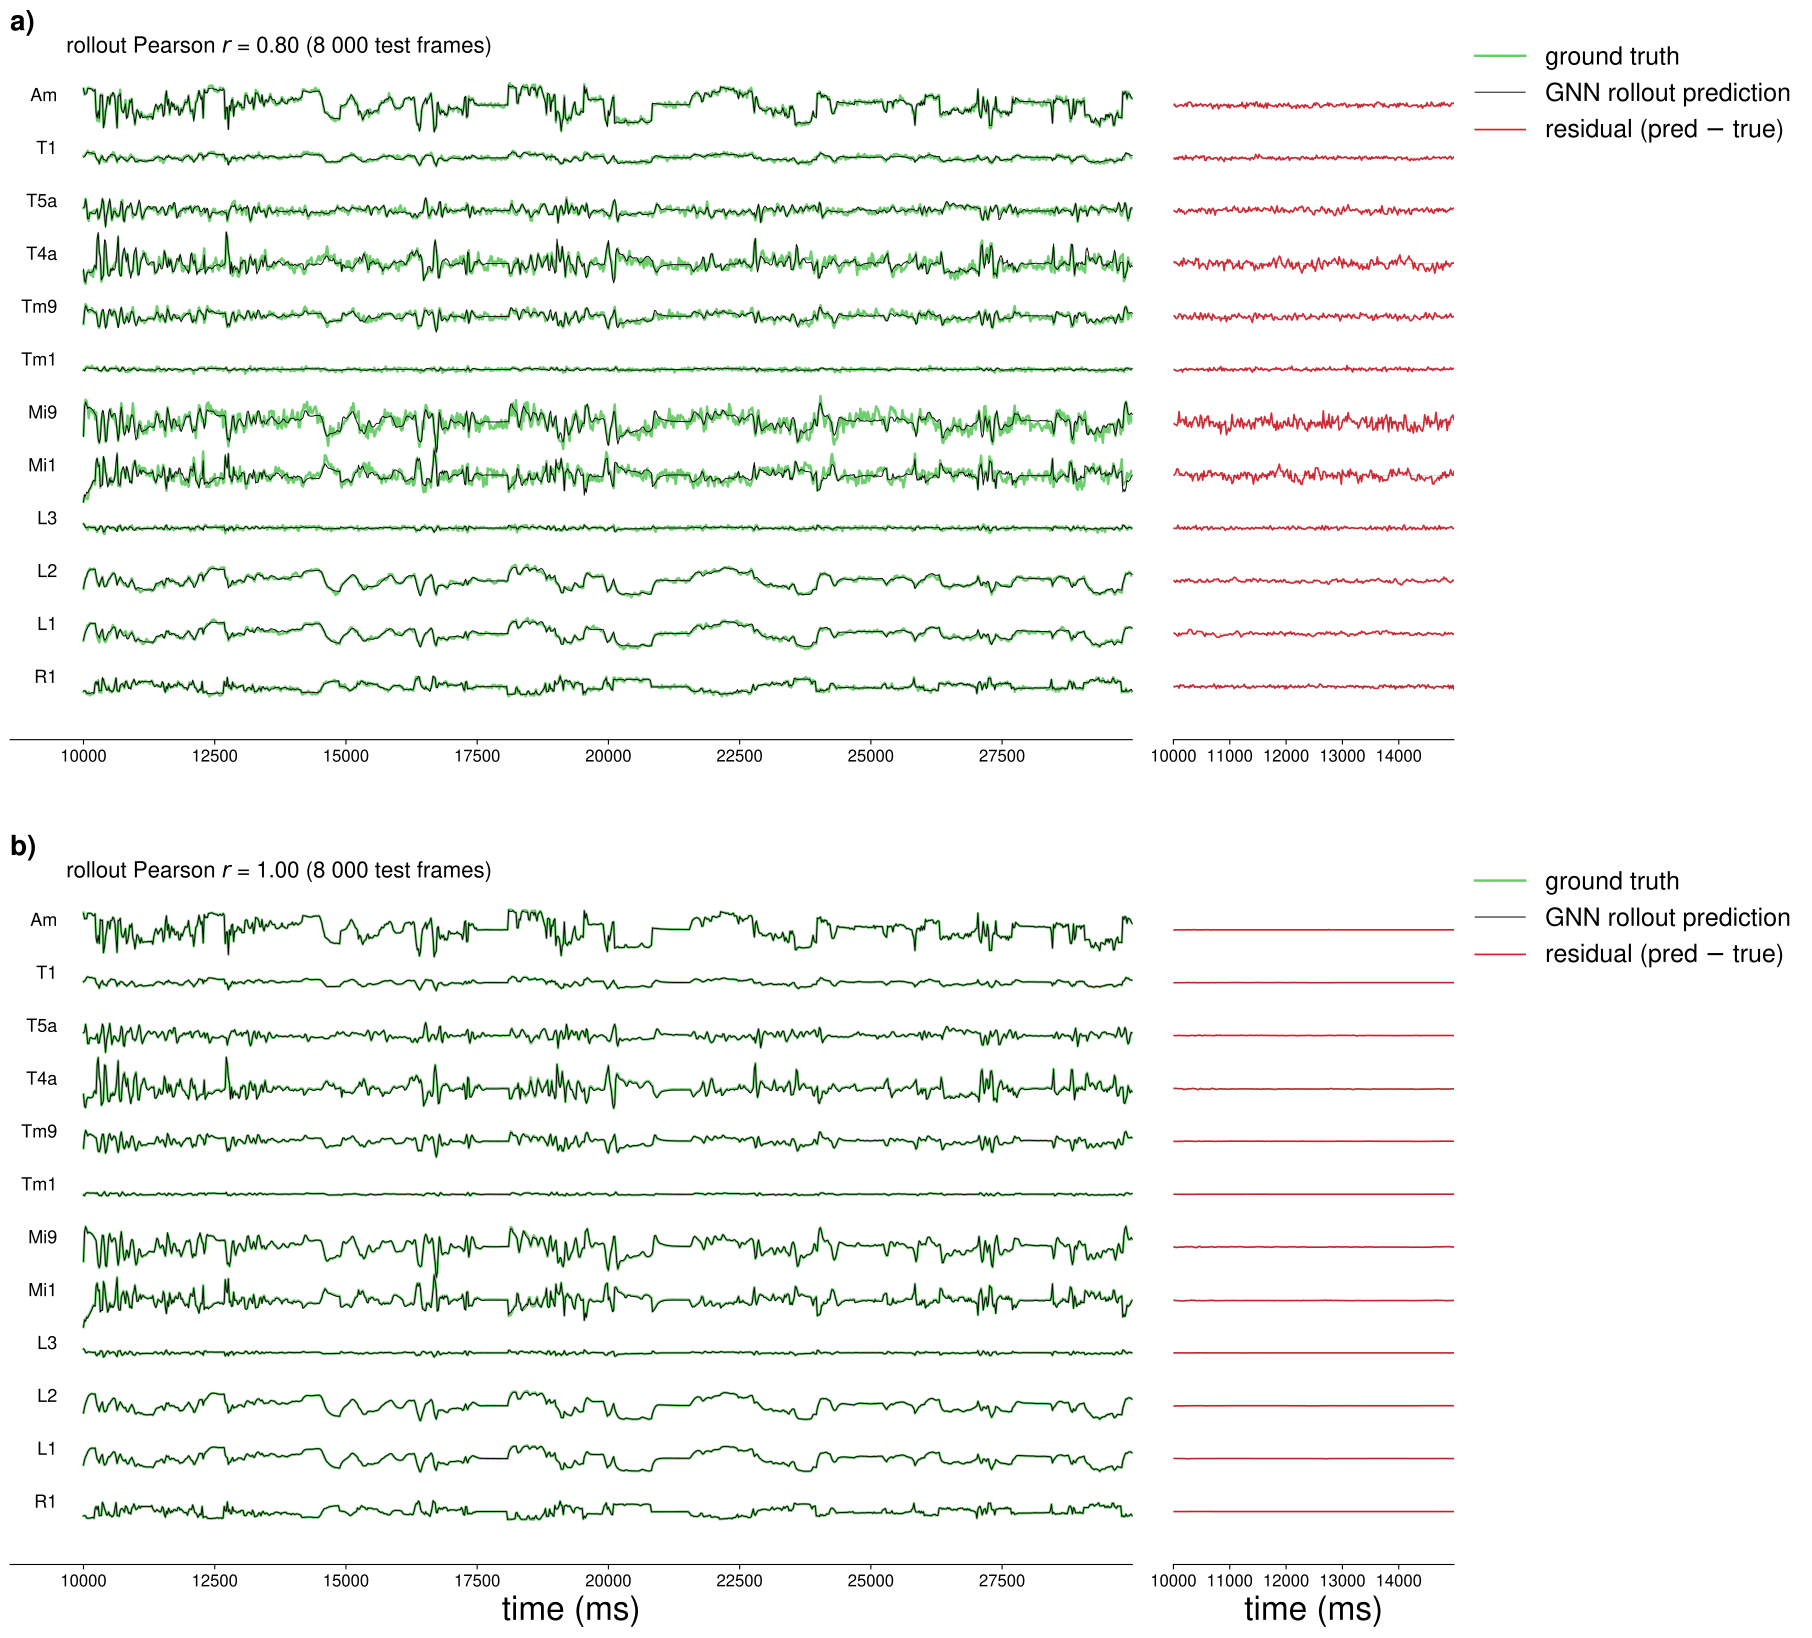

Recreate this plot in Python.
"""
Figure: YT-trained GNN rollout on DAVIS (cv00) — noisy vs noise-free.

Two stacked panels (12 representative cell types, 1 000 frames each):
  a) model rollout vs DAVIS test data with σ = 0.05 process noise
     (noisy cv00: flyvis_noise_005_cv00, emitted by run_GNN_conditions.py)
  b) model rollout vs noise-free twin of the same DAVIS stimulus
     (same DAVIS videos + seed 42, noise_model_level=0)

End-to-end pipeline (each step cached by file existence, no manual commands):
  1. Clone <base>.yaml -> {cv00,cv00_nf}.yaml (DAVIS noisy + noise-free)
  2. python GNN_Main.py -o generate <cfg>            — regenerate ODE
  3. python GNN_Main.py -o test <model> best <cfg>   — cross-dataset rollout
  4. Plot both panels.

Usage
-----
    conda run -n neural-graph-linux python figures/fig_davis_youtube_rollout_noise_005.py

Output
------
    figures/fig_davis_youtube_rollout_noise_005.{png,pdf,jpg}
"""

import os
import shutil
import subprocess
import sys

import matplotlib
matplotlib.use('Agg')
import matplotlib.gridspec as mgs
import matplotlib.pyplot as plt
import numpy as np
import yaml
from matplotlib.lines import Line2D


# ── identifiers ──────────────────────────────────────────────────────────────
REPO_ROOT   = '/workspace/connectome-gnn'
DATA_ROOT   = '/groups/saalfeld/home/allierc/GraphData'

BASE        = 'flyvis_noise_005'                     # condition short-name
MODEL_NAME  = f'{BASE}_yt_per_cond_cv00'             # YT-trained model (fold 0)
CV00_DS     = f'{BASE}_cv00'                         # DAVIS noisy test (σ=0.05)
NF_TWIN     = f'{BASE}_cv00_nf'                      # DAVIS noise-free twin

# YT CV YAMLs live on shared FS; DAVIS base + nf twin live under it too.
CFG_DIR     = f'{DATA_ROOT}/config/fly'
BASE_YAML   = f'{REPO_ROOT}/config/fly/{BASE}.yaml'  # static DAVIS base (source of clone)
CV00_YAML   = f'{CFG_DIR}/{CV00_DS}.yaml'
NF_YAML     = f'{CFG_DIR}/{NF_TWIN}.yaml'

LOG_DIR     = f'{DATA_ROOT}/log/fly/{MODEL_NAME}'
RESULTS     = f'{LOG_DIR}/results'
CV00_DATA   = f'{DATA_ROOT}/graphs_data/fly/{CV00_DS}'
TWIN_DATA   = f'{DATA_ROOT}/graphs_data/fly/{NF_TWIN}'

TOP_BUNDLE  = f'{RESULTS}/rollout_bundle_on_{CV00_DS.replace("flyvis_", "")}.npz'
TOP_LOG     = f'{LOG_DIR}/results_rollout_on_{CV00_DS.replace("flyvis_", "")}.log'
BOT_BUNDLE  = f'{RESULTS}/rollout_bundle_on_{NF_TWIN.replace("flyvis_", "")}.npz'
BOT_LOG     = f'{LOG_DIR}/results_rollout_on_{NF_TWIN.replace("flyvis_", "")}.log'


# ── trace window / selection / style (matches fig_davis_youtube_rollout_noise_free.py) ──
TRACE_START    = 500
TRACE_END      = 1500
SELECTED_TYPES = [23, 5, 6, 7, 12, 22, 43, 55, 35, 39, 31, 0]

COLOR_GT   = '#66cc66'
COLOR_PRED = 'black'
COLOR_RES  = '#cf222e'
LW_GT, LW_PRED, RES_LW = 1.8, 0.7, 1.2
DT_MS = 20.0

plt.rcParams.update({
    'font.family':     'sans-serif',
    'font.sans-serif': ['Nimbus Sans', 'Arial', 'Helvetica', 'DejaVu Sans'],
    'text.usetex':     False,
    'mathtext.fontset': 'dejavusans',
})
_S = 0.52
FS_LABEL  = int(48 * _S)
FS_TICK   = int(24 * _S)
FS_ANNOT  = int(32 * _S)
FS_LEGEND = int(28 * _S)
FS_TYPE   = int(26 * _S)
PANEL_LBL = 20


# ---------------------------------------------------------------------------
# Subprocess helper
# ---------------------------------------------------------------------------
def _run(*args, tag):
    print(f'{tag} python GNN_Main.py {" ".join(args)}')
    subprocess.check_call(
        ['python', f'{REPO_ROOT}/GNN_Main.py', *args,
         '--output_root', DATA_ROOT],
        cwd=REPO_ROOT,
    )


def _clone_base(out_yaml, dataset_name, description, overrides):
    """Clone the DAVIS base condition YAML, keep DAVIS stimuli, override
    noise / seeds / dataset name. Used for the cv00 noisy + cv00_nf test
    twins (both DAVIS-side)."""
    with open(BASE_YAML) as f:
        cfg = yaml.safe_load(f)
    cfg['description'] = description
    cfg['dataset']     = dataset_name
    sim = cfg['simulation']
    sim['seed']        = 42           # matches run_GNN_conditions.py's cv00 seed
    sim.update(overrides)
    with open(out_yaml, 'w') as f:
        yaml.safe_dump(cfg, f, sort_keys=False)


# ---------------------------------------------------------------------------
# Top panel — noisy cv00 (σ=0.05 retained on test via noisy_test_data=True)
# ---------------------------------------------------------------------------
def ensure_cv00_config():
    if os.path.isfile(CV00_YAML):
        print(f'[top 1/3] cv00 config exists: {CV00_YAML}')
        return
    print(f'[top 1/3] cloning {BASE_YAML} -> {CV00_YAML}')
    _clone_base(
        CV00_YAML, CV00_DS,
        description=(
            'DAVIS noisy cv00 test variant of flyvis_noise_005 — DAVIS stimulus + '
            'seed 42, noise_model_level=0.05, noisy_test_data=true (so x_list_test '
            'keeps σ=0.05 process noise). Used as test data for the YT-trained '
            f'{MODEL_NAME} model (figures/fig_davis_youtube_rollout_noise_005.py).'
        ),
        overrides={'noise_model_level': 0.05, 'noisy_test_data': True},
    )


def ensure_cv00_data():
    marker = f'{CV00_DATA}/noisy_test_data.ok'
    if os.path.isfile(marker):
        print(f'[top 2/3] noisy cv00 dataset exists: {CV00_DATA}')
        return
    # Wipe any stale or noise-free partial dataset to avoid the generator's
    # x_list_train existence check short-circuiting the regeneration.
    if os.path.isdir(CV00_DATA):
        print(f'[top 2/3] removing stale cv00 dataset at {CV00_DATA}')
        shutil.rmtree(CV00_DATA)
    print(f'[top 2/3] generating noisy cv00 DAVIS dataset — tens of minutes')
    _run('-o', 'generate', CV00_DS, tag='[top 2/3]')
    if not os.path.isfile(marker):
        sys.exit(f'expected marker missing after generation: {marker}')


def ensure_cv00_rollout():
    dataset_params = f'{CV00_DATA}/ode_params.pt'
    if (os.path.isfile(TOP_BUNDLE) and os.path.isfile(dataset_params)
            and os.path.getmtime(TOP_BUNDLE) > os.path.getmtime(dataset_params)):
        print(f'[top 3/3] cv00 rollout up to date: {TOP_BUNDLE}')
        return
    if os.path.isfile(TOP_BUNDLE):
        print(f'[top 3/3] stale cv00 rollout — removing {TOP_BUNDLE}')
        os.remove(TOP_BUNDLE)
    print(f'[top 3/3] running {MODEL_NAME} rollout on {CV00_DS}')
    _run('-o', 'test', MODEL_NAME, 'best', CV00_DS, tag='[top 3/3]')


# ---------------------------------------------------------------------------
# Bottom panel — noise-free twin (noise_model_level=0)
# ---------------------------------------------------------------------------
def ensure_twin_config():
    if os.path.isfile(NF_YAML):
        print(f'[bot 1/3] twin config exists: {NF_YAML}')
        return
    print(f'[bot 1/3] cloning {BASE_YAML} -> {NF_YAML}')
    _clone_base(
        NF_YAML, NF_TWIN,
        description=(
            f'DAVIS noise-free twin of flyvis_noise_005 cv00 — same DAVIS videos + '
            f'seed 42, noise_model_level=0. Used as test data for the YT-trained '
            f'{MODEL_NAME} model (see figures/fig_davis_youtube_rollout_noise_005.py).'
        ),
        overrides={'noise_model_level': 0.0},
    )


def ensure_twin_data():
    if os.path.isfile(f'{TWIN_DATA}/ode_params.pt'):
        print(f'[bot 2/3] twin dataset exists: {TWIN_DATA}')
        return
    print(f'[bot 2/3] generating noise-free DAVIS twin dataset — tens of minutes')
    _run('-o', 'generate', NF_TWIN, tag='[bot 2/3]')


def ensure_twin_rollout():
    dataset_params = f'{TWIN_DATA}/ode_params.pt'
    if (os.path.isfile(BOT_BUNDLE) and os.path.isfile(dataset_params)
            and os.path.getmtime(BOT_BUNDLE) > os.path.getmtime(dataset_params)):
        print(f'[bot 3/3] twin rollout up to date: {BOT_BUNDLE}')
        return
    if os.path.isfile(BOT_BUNDLE):
        print(f'[bot 3/3] stale twin rollout — removing {BOT_BUNDLE}')
        os.remove(BOT_BUNDLE)
    print(f'[bot 3/3] running {MODEL_NAME} rollout on {NF_TWIN}')
    _run('-o', 'test', MODEL_NAME, 'best', NF_TWIN, tag='[bot 3/3]')


# ---------------------------------------------------------------------------
# Helpers
# ---------------------------------------------------------------------------
def _parse_pearson(path):
    if not os.path.isfile(path):
        return None
    with open(path) as f:
        for line in f:
            if line.strip().startswith('Pearson r'):
                return float(line.split(':')[1].split('+/-')[0].strip())
    return None


def _slice(arr, neuron_idx):
    return np.asarray(arr[neuron_idx, TRACE_START:TRACE_END], dtype=np.float32)


# ---------------------------------------------------------------------------
# Plot one (traces, residual) row
# ---------------------------------------------------------------------------
def draw_row(fig, gs, row, true_w, pred_w, labels, step_v, time_ms,
             pearson_r, show_xlabel):
    ax     = fig.add_subplot(gs[row, 0])
    ax_res = fig.add_subplot(gs[row, 1], sharey=ax)
    n_traces, n_frames = true_w.shape
    baselines = true_w.mean(axis=1)

    for i in range(n_traces):
        bl = baselines[i]
        ax.plot(time_ms, true_w[i] - bl + i * step_v,
                lw=LW_GT, color=COLOR_GT, alpha=0.95)
        ax.plot(time_ms, pred_w[i] - bl + i * step_v,
                lw=LW_PRED, color=COLOR_PRED, alpha=0.95)

    for i, lbl in enumerate(labels):
        ax.text(time_ms[0] - (time_ms[-1] - time_ms[0]) * 0.025, i * step_v,
                lbl, fontsize=FS_TYPE, va='bottom', ha='right', color='black')

    r_txt = f'{pearson_r:.2f}' if pearson_r is not None else 'n/a'
    ax.text(0.05, 1.00,
            f'rollout Pearson $r$ = {r_txt} (8 000 test frames)',
            transform=ax.transAxes, va='top', ha='left', fontsize=FS_ANNOT)

    ax.set_ylim([-step_v, (n_traces - 1) * step_v + 1.3 * step_v])
    ax.set_yticks([])
    ax.set_xlim([time_ms[0] - (time_ms[-1] - time_ms[0]) * 0.07, time_ms[-1]])
    if show_xlabel:
        ax.set_xlabel('time (ms)', fontsize=FS_LABEL)
        ax_res.set_xlabel('time (ms)', fontsize=FS_LABEL)
    ax.tick_params(axis='x', labelsize=FS_TICK)
    for sp in ('top', 'right', 'left'):
        ax.spines[sp].set_visible(False)

    res_n = min(int(5000.0 / DT_MS), n_frames)
    res_time = time_ms[:res_n]
    residual = pred_w[:, :res_n] - true_w[:, :res_n]
    for i in range(n_traces):
        ax_res.plot(res_time, residual[i] + i * step_v,
                    lw=RES_LW, color=COLOR_RES, alpha=0.95)
        ax_res.axhline(i * step_v, lw=0.3, color='black', alpha=0.3)
    ax_res.set_xlim([res_time[0], res_time[-1]])
    ax_res.set_yticks([])
    ax_res.tick_params(axis='x', labelsize=FS_TICK)
    for sp in ('top', 'right', 'left'):
        ax_res.spines[sp].set_visible(False)

    return ax, ax_res


# ---------------------------------------------------------------------------
# Main
# ---------------------------------------------------------------------------
def main():
    # Top panel — noisy cv00 (regenerates if flag was off previously)
    ensure_cv00_config()
    ensure_cv00_data()
    ensure_cv00_rollout()
    # Bottom panel — noise-free twin
    ensure_twin_config()
    ensure_twin_data()
    ensure_twin_rollout()

    # Load — top panel comes from the existing rollout bundle (noisy σ=0.05)
    if not os.path.isfile(TOP_BUNDLE):
        sys.exit(f'missing top-panel bundle: {TOP_BUNDLE}')
    bundle   = np.load(TOP_BUNDLE, allow_pickle=True)
    true_top = bundle['activity_true']
    pred_top = bundle['activity_pred']
    type_ids   = bundle['type_ids'].astype(int)
    type_names = list(bundle['type_names'])
    index_to_name = {i: type_names[i] for i in range(len(type_names))}
    print(f'loaded top panel: true={true_top.shape} pred={pred_top.shape}')

    # Load — bottom panel from the fresh noise-free rollout
    if not os.path.isfile(BOT_BUNDLE):
        sys.exit(f'missing bot-panel bundle: {BOT_BUNDLE}')
    bundle_bot = np.load(BOT_BUNDLE, allow_pickle=True)
    true_bot = bundle_bot['activity_true']
    pred_bot = bundle_bot['activity_pred']
    print(f'loaded bot panel: true={true_bot.shape} pred={pred_bot.shape}')

    # Pick neurons (one per selected type, using top-panel type_ids)
    neuron_idx, labels = [], []
    for t in SELECTED_TYPES:
        ids = np.where(type_ids == t)[0]
        if len(ids) > 0:
            neuron_idx.append(int(ids[0]))
            labels.append(index_to_name.get(t, f'Type{t}'))

    true_top_w = _slice(true_top, neuron_idx)
    pred_top_w = _slice(pred_top, neuron_idx)
    true_bot_w = _slice(true_bot, neuron_idx)
    pred_bot_w = _slice(pred_bot, neuron_idx)
    n_traces, n_frames = true_top_w.shape
    time_ms = np.arange(n_frames) * DT_MS + TRACE_START * DT_MS

    # Shared vertical step — anchored on the noisier panel so both align
    step_v = max(0.5, 3.0 * float(np.std(true_top_w)))

    r_top = _parse_pearson(TOP_LOG)
    r_bot = _parse_pearson(BOT_LOG)
    print(f'  top panel r = {r_top}')
    print(f'  bot panel r = {r_bot}')

    fig_h = max(6.0, n_traces * 0.5 + 2.0)
    fig = plt.figure(figsize=(18, 2 * fig_h), dpi=300, constrained_layout=True)
    gs = mgs.GridSpec(2, 2, figure=fig, width_ratios=[4, 1],
                      wspace=0.02, hspace=0.12)

    ax_a, ax_a_r = draw_row(fig, gs, 0, true_top_w, pred_top_w, labels, step_v, time_ms,
                            pearson_r=r_top, show_xlabel=False)
    ax_b, ax_b_r = draw_row(fig, gs, 1, true_bot_w, pred_bot_w, labels, step_v, time_ms,
                            pearson_r=r_bot, show_xlabel=True)

    handles = [
        Line2D([0], [0], color=COLOR_GT,   lw=LW_GT,   label='ground truth'),
        Line2D([0], [0], color=COLOR_PRED, lw=LW_PRED, label='GNN rollout prediction'),
        Line2D([0], [0], color=COLOR_RES,  lw=RES_LW,  label='residual (pred $-$ true)'),
    ]
    # Per-row legend anchored to the right of the residual column.
    for _ax_res in (ax_a_r, ax_b_r):
        _ax_res.legend(handles=handles, loc='upper left',
                       bbox_to_anchor=(1.04, 1.0), ncol=1, handlelength=2,
                       fontsize=int(1.3 * FS_LEGEND), frameon=False,
                       borderaxespad=0.0)

    # ── panel labels a) / b) — top-left of each outer panel box ──────────────
    fig.canvas.draw()
    renderer = fig.canvas.get_renderer()
    inv = fig.transFigure.inverted()
    for ax_panel, lbl in zip([ax_a, ax_b], ['a)', 'b)']):
        bb = ax_panel.get_tightbbox(renderer)
        x0, y1 = inv.transform((bb.x0, bb.y1))
        fig.text(x0, y1, lbl, fontsize=PANEL_LBL, fontweight='bold',
                 va='bottom', ha='left', color='black', transform=fig.transFigure)

    out_base = os.path.join(os.path.dirname(os.path.abspath(__file__)),
                            'fig_davis_youtube_rollout_noise_005')
    fig.savefig(out_base + '.png', dpi=300, bbox_inches='tight')
    fig.savefig(out_base + '.pdf', bbox_inches='tight')
    fig.savefig(out_base + '.jpg', dpi=300, bbox_inches='tight',
                pil_kwargs={'quality': 95})
    plt.close(fig)
    print(f'Saved: {out_base}.png')
    print(f'Saved: {out_base}.pdf')
    print(f'Saved: {out_base}.jpg')


if __name__ == '__main__':
    main()
